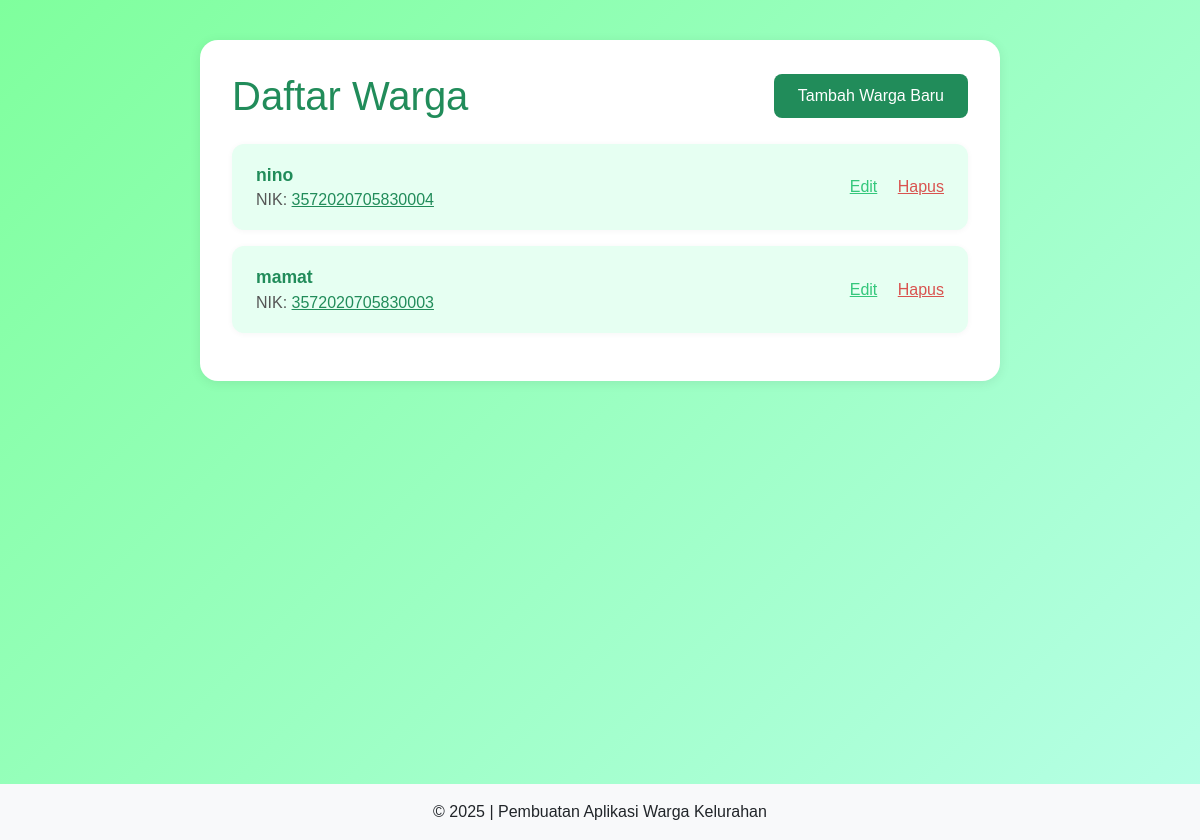
/warga/, run on an earlier commit of the app's database.
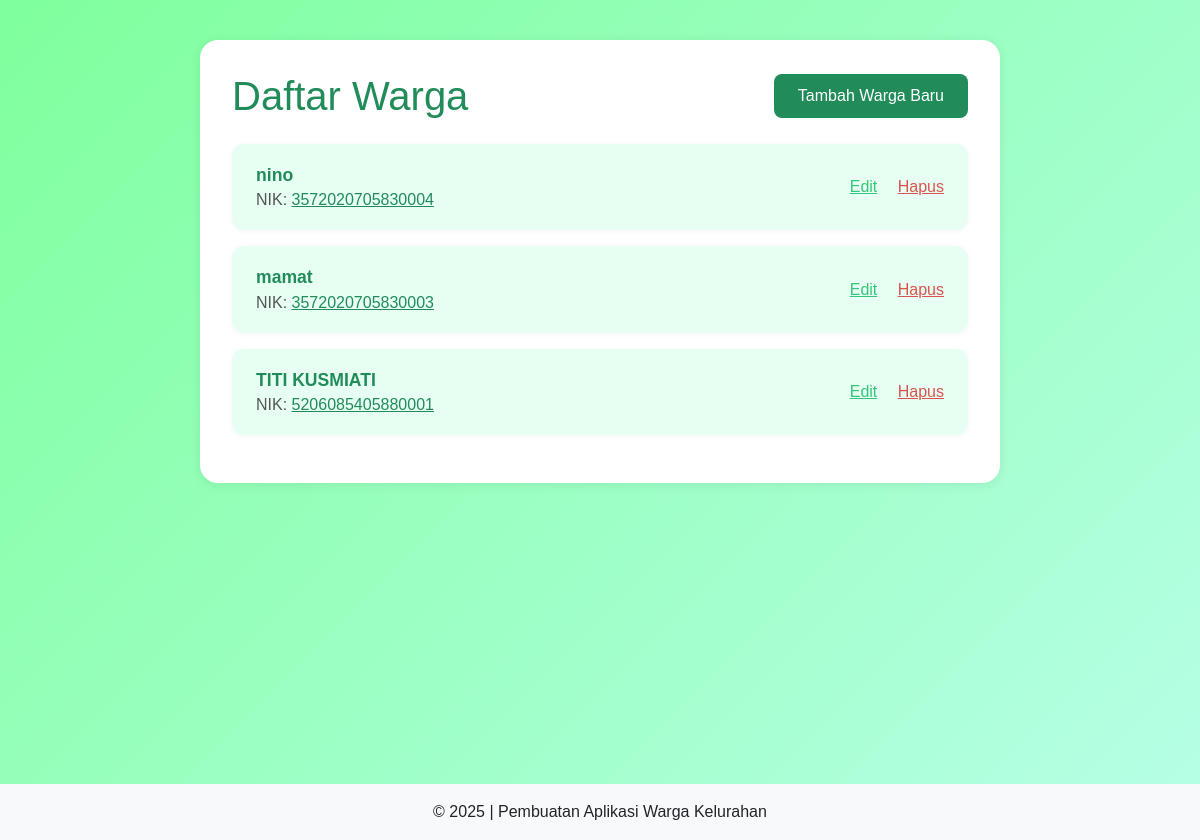
And on a later commit of the database.
### warga/models.py (models this page shows, shortened)
class Warga(models.Model):
    nik = models.CharField(max_length=16, unique=True, verbose_name="Nomor Induk Kependudukan")
    nama_lengkap = models.CharField(max_length=100, verbose_name="Nama Lengkap")
    alamat = models.TextField(verbose_name="Alamat Tinggal")
    no_telepon = models.CharField(max_length=15, blank=True, verbose_name="Nomor Telepon")
    tanggal_registrasi = models.DateTimeField(auto_now_add=True)

### warga/views.py (the view)
# urls.py: path('', WargalistView.as_view(), name='warga-list'),
class WargalistView(ListView):
    model = Warga

### warga/templates/warga/warga_list.html
{% extends 'warga/base.html' %}
{% block content %}
<body style="background: linear-gradient(135deg, #7fff9d 0%, #b7ffe7 100%); font-family: 'Poppins', Arial, sans-serif; min-height: 100vh; margin:0;">
    <div style="max-width:800px;margin:40px auto;padding:32px;background:#fff;border-radius:18px;box-shadow:0 2px 12px rgba(0,0,0,0.08);">
        <div style="display:flex;align-items:center;justify-content:space-between;margin-bottom:24px;">
            <h1 style="color:#218c5a;margin:0;">Daftar Warga</h1>
            <a href="{% url 'warga-tambah' %}" style="background:#218c5a;color:#fff;padding:10px 24px;border-radius:8px;text-decoration:none;font-weight:500;">Tambah Warga Baru</a>
        </div>
        <div>
            {% for warga in object_list %}
                <div style="background:#e6fff2;border-radius:12px;padding:18px 24px;margin-bottom:16px;box-shadow:0 1px 6px rgba(0,0,0,0.04);display:flex;align-items:center;justify-content:space-between;">
                    <div>
                        <span style="font-size:1.1rem;font-weight:600;color:#218c5a;">{{ warga.nama_lengkap }}</span><br>
                        <span style="color:#555;">NIK: <a href="{% url 'warga-detail' warga.pk %}" style="color:#218c5a;text-decoration:underline;">{{ warga.nik }}</a></span>
                    </div>
                    <div>
                        <a href="{% url 'warga-edit' warga.pk %}" style="color:#34c77b;font-weight:500;margin-right:16px;">Edit</a>
                        <a href="{% url 'warga-hapus' warga.pk %}" style="color:#d9534f;font-weight:500;">Hapus</a>
                    </div>
                </div>
            {% empty %}
                <div style="text-align:center;color:#888;padding:32px;">Belum ada data warga yang terdaftar</div>
            {% endfor %}
        </div>
    </div>
</body>
{% endblock %}

What changed in the data, as far as the page shows it:
added Warga: nama_lengkap "TITI KUSMIATI", nik "5206085405880001"
